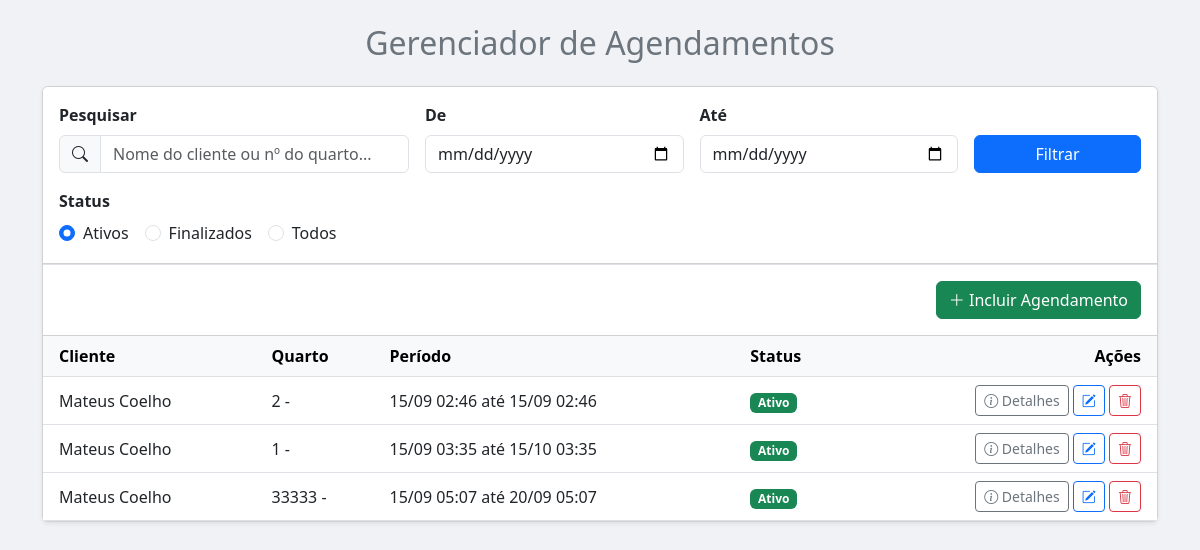
The page /Scripts/agendamento.php on the database its author committed.
### tables this page shows
CREATE TABLE IF NOT EXISTS `reservas` (
  `id_reserva` int NOT NULL AUTO_INCREMENT,
  `id_pessoa` int NOT NULL DEFAULT '0',
  `tiporeserva` smallint DEFAULT '0',
  `obs` varchar(500) DEFAULT NULL,
  `horarioini` timestamp NULL DEFAULT NULL,
  `horariofin` timestamp NULL DEFAULT NULL,
  `quant_pessoas` double DEFAULT '0',
  `valor` double DEFAULT '0',
  `finalizado` smallint DEFAULT '0',
  `excluido` int NOT NULL DEFAULT '0',
  `data_reserva` date DEFAULT NULL,
  `id_quarto` int DEFAULT NULL,
  PRIMARY KEY (`id_reserva`),
  KEY `FK__pessoas` (`id_pessoa`),
  KEY `FK_quarto` (`id_quarto`) USING BTREE,
  CONSTRAINT `FK__pessoas` FOREIGN KEY (`id_pessoa`) REFERENCES `pessoas` (`id_pessoa`),
  CONSTRAINT `FK_quarto` FOREIGN KEY (`id_quarto`) REFERENCES `quartos` (`id_quarto`)
);

CREATE TABLE IF NOT EXISTS `pessoas` (
  `id_pessoa` int NOT NULL AUTO_INCREMENT,
  `nome` varchar(100) NOT NULL,
  `cpfcnpj` varchar(20) NOT NULL,
  `rgie` varchar(20) DEFAULT NULL,
  `nasc` date DEFAULT NULL,
  `f_j` smallint DEFAULT NULL COMMENT '0-Pessoa Fisica, 1-Pessoa Juridica',
  `tipopessoa` smallint DEFAULT NULL COMMENT '0-Usuario, 1-Cliente, 2-Medico',
  `email` varchar(50) DEFAULT NULL,
  `telefone` varchar(50) DEFAULT NULL,
  `genero` char(1) DEFAULT NULL COMMENT 'M-Masculino, F-Feminino, N-Não Identificado',
  `excluido` tinyint(1) DEFAULT NULL,
  PRIMARY KEY (`id_pessoa`)
);

CREATE TABLE IF NOT EXISTS `quartos` (
  `id_quarto` int NOT NULL AUTO_INCREMENT,
  `num_quarto` int DEFAULT NULL,
  `nome_quarto` varchar(100) NOT NULL,
  `descricao` varchar(250) DEFAULT NULL,
  `capacidade_adultos` int NOT NULL DEFAULT '2',
  `capacidade_criancas` int NOT NULL DEFAULT '0',
  `preco_diaria` decimal(10,2) NOT NULL DEFAULT '0.00',
  `tem_wifi` tinyint(1) NOT NULL DEFAULT '1',
  `tem_ar_condicionado` tinyint(1) NOT NULL DEFAULT '1',
  `tem_tv` tinyint(1) NOT NULL DEFAULT '1',
  `status` int DEFAULT NULL,
  `excluido` int DEFAULT NULL,
  PRIMARY KEY (`id_quarto`),
  UNIQUE KEY `num_quarto` (`num_quarto`)
);

### Scripts/agendamento.php (the view, shortened to what this page needs)
<?php
include_once("conexao.php");
$is_post_request = ($_SERVER['REQUEST_METHOD'] === 'POST');
?>
<!DOCTYPE html>
<html lang="pt">
<head>
    <link href="https://cdn.jsdelivr.net/npm/bootstrap@5.3.0/dist/css/bootstrap.min.css" rel="stylesheet">
    <link rel="stylesheet" href="https://cdn.jsdelivr.net/npm/bootstrap-icons@1.11.3/font/bootstrap-icons.min.css">
</head>
<body style="background-color: #f0f2f5;">
<div class="container mt-4 mb-5">
    <header class="mb-4">
        <h2 class="text-center text-secondary">Gerenciador de Agendamentos</h2>
    </header>
    <div class="card shadow-sm">
        <div class="card-header bg-white p-3">
            <form action="agenda.php?menuop=agendamento" method="post">
                <div class="row g-3 align-items-end">
                    <div class="col-12 col-lg-4">
                        <label for="pesquisa" class="form-label fw-bold">Pesquisar</label>
                        <div class="input-group">
                            <span class="input-group-text"><i class="bi bi-search"></i></span>
                            <input class="form-control" type="text" id="pesquisa" name="pesquisa" placeholder="Nome do cliente ou nº do quarto..." value="<?= htmlspecialchars($_POST['pesquisa'] ?? '') ?>">
                        </div>
                    </div>
                    <div class="col-12 col-md-6 col-lg-3">
                        <label for="dataini" class="form-label fw-bold">De</label>
                        <input class="form-control" type="date" name="dataini" id="dataini" value="<?= htmlspecialchars($_POST['dataini'] ?? '') ?>">
                    </div>
                    <div class="col-12 col-md-6 col-lg-3">
                        <label for="datafin" class="form-label fw-bold">Até</label>
                        <input class="form-control" type="date" name="datafin" id="datafin" value="<?= htmlspecialchars($_POST['datafin'] ?? '') ?>">
                    </div>
                    <div class="col-12 col-lg-2">
                        <button class="btn btn-primary w-100" type="submit">Filtrar</button>
                    </div>
                </div>
                <div class="row mt-3">
                    <div class="col-12">
                        <label class="form-label fw-bold">Status</label>
                        <div class="d-flex">
                            <?php $status_filtro = $_POST['status_filtro'] ?? '0'; ?>
                            <div class="form-check form-check-inline">
                                <input class="form-check-input" type="radio" name="status_filtro" id="status_ativos" value="0" <?php if ($status_filtro === '0') echo 'checked'; ?>>
                                <label class="form-check-label" for="status_ativos">Ativos</label>
                            </div>
                            <div class="form-check form-check-inline">
                                <input class="form-check-input" type="radio" name="status_filtro" id="status_finalizados" value="1" <?php if ($status_filtro === '1') echo 'checked'; ?>>
                                <label class="form-check-label" for="status_finalizados">Finalizados</label>
                            </div>
                            <div class="form-check form-check-inline">
                                <input class="form-check-input" type="radio" name="status_filtro" id="status_todos" value="all" <?php if ($status_filtro === 'all') echo 'checked'; ?>>
                                <label class="form-check-label" for="status_todos">Todos</label>
                            </div>
                        </div>
                    </div>
                </div>
            </form>
            </div>
        <div class="card-header bg-white p-3 border-top text-end">
             <a href="agenda.php?menuop=cadastroagendamento" class="btn btn-success"><i class="bi bi-plus-lg"></i> Incluir Agendamento</a>
        </div>
        <div class="card-body p-0">
            <div class="table-responsive">
                <table class="table table-hover mb-0">
                    <thead class="table-light">
                        <tr>
                            <th class="ps-3">Cliente</th>
                            <th>Quarto</th>
                            <th>Período</th>
                            <th>Status</th>
                            <th class="text-end pe-3">Ações</th>
                        </tr>
                    </thead>
                    <tbody>
                        <?php
                        $quantidade = 10;
                        $pagina = (isset($_GET['pagina'])) ? (int)$_GET['pagina'] : 1;
                        $inicio = ($quantidade * $pagina) - $quantidade;
                        $base_sql = "SELECT
                                        r.*,
                                        p.nome, p.cpfcnpj, p.telefone, p.email, p.nasc,
                                        q.num_quarto, q.nome_quarto, q.capacidade_adultos, q.capacidade_criancas, q.preco_diaria, q.tem_wifi, q.tem_ar_condicionado, q.tem_tv
                                    FROM reservas r
                                    INNER JOIN pessoas p ON r.id_pessoa = p.id_pessoa
                                    INNER JOIN quartos q ON r.id_quarto = q.id_quarto
                                    WHERE r.excluido <> 1";
                        if ($is_post_request) {
                            $pesquisa = $_POST["pesquisa"] ?? "";
                            $dataini = $_POST["dataini"] ?? date('Y-m-d');
                            $datafin = $_POST["datafin"] ?? date('Y-m-d');
                            $status_filtro = $_POST['status_filtro'] ?? '0';
                            $sql_status_condition = "";
                            if ($status_filtro === '0') $sql_status_condition = "AND r.finalizado = 0";
                            elseif ($status_filtro === '1') $sql_status_condition = "AND r.finalizado = 1";
                            $sql = $base_sql . " AND (q.num_quarto LIKE ? OR p.nome LIKE ?) AND (r.horarioini BETWEEN ? AND ?) {$sql_status_condition} ORDER BY r.horarioini ASC LIMIT ?, ?";
                            $stmt = mysqli_prepare($conexao, $sql);
                            $termo_pesquisa = "%" . $pesquisa . "%";
                            $datafim_filtro = $datafin . ' 23:59:59';
                            mysqli_stmt_bind_param($stmt, 'ssssii', $pesquisa, $termo_pesquisa, $dataini, $datafim_filtro, $inicio, $quantidade);
                        } else {
                            $sql = $base_sql . " AND r.finalizado = 0 ORDER BY r.horarioini ASC LIMIT ?, ?";
                            $stmt = mysqli_prepare($conexao, $sql);
                            mysqli_stmt_bind_param($stmt, 'ii', $inicio, $quantidade);
                        }
                        mysqli_stmt_execute($stmt);
                        $RS = mysqli_stmt_get_result($stmt);
                        if (mysqli_num_rows($RS) > 0) {
                            foreach ($RS as $reserva) {
                                $status_badge = $reserva['finalizado'] == 0
                                    ? "<span class='badge bg-success'>Ativo</span>"
                                    : "<span class='badge bg-secondary'>Finalizado</span>";
                                ?>
                                <tr>
                                    <td class="ps-3"><?= htmlspecialchars($reserva['nome']) ?></td>
                                    <td><?= htmlspecialchars($reserva['num_quarto']) ?> - <?= htmlspecialchars($reserva['nome_quarto']) ?></td>
                                    <td><?= date("d/m H:i", strtotime($reserva['horarioini'])) ?> até <?= date("d/m H:i", strtotime($reserva['horariofin'])) ?></td>
                                    <td><?= $status_badge ?></td>
                                    <td class="text-end pe-3">
                                        <button class="btn btn-outline-secondary btn-sm" data-bs-toggle="collapse" data-bs-target="#detalhes<?= $reserva['id_reserva'] ?>"><i class="bi bi-info-circle"></i> Detalhes</button>
                                        <a href="agenda.php?menuop=editaragendamento&idreserva=<?= $reserva["id_reserva"] ?>" class="btn btn-outline-primary btn-sm"><i class="bi bi-pencil-square"></i></a>
                                        <a href="agenda.php?menuop=excluiragendamento&idreserva=<?= $reserva["id_reserva"] ?>" class="btn btn-outline-danger btn-sm btn-excluir" title="Excluir"><i class="bi bi-trash3"></i></a>
                                    </td>
                                </tr>
                                <?php
                            }
                        } else {
                            $mensagem = $is_post_request ? "Nenhum agendamento encontrado para os filtros." : "Nenhum agendamento ativo encontrado.";
                            echo "<tr><td colspan='5' class='text-center p-4'>{$mensagem}</td></tr>";
                        }
                        ?>
                    </tbody>
                </table>
            </div>
        </div>
        </div>
</div>
</body>
</html>

### Scripts/agendamento.php (style rules this page uses)
.table td, .table th { vertical-align: middle; }

### rows shown on the page
reservas: id_pessoa.nome "Mateus Coelho", id_quarto.num_quarto "2", horarioini "15/09 02:46", horariofin "15/09 02:46", finalizado "Ativo"
reservas: id_pessoa.nome "Mateus Coelho", id_quarto.num_quarto "1", horarioini "15/09 03:35", horariofin "15/10 03:35", finalizado "Ativo"
reservas: id_pessoa.nome "Mateus Coelho", id_quarto.num_quarto "33333", horarioini "15/09 05:07", horariofin "20/09 05:07", finalizado "Ativo"
